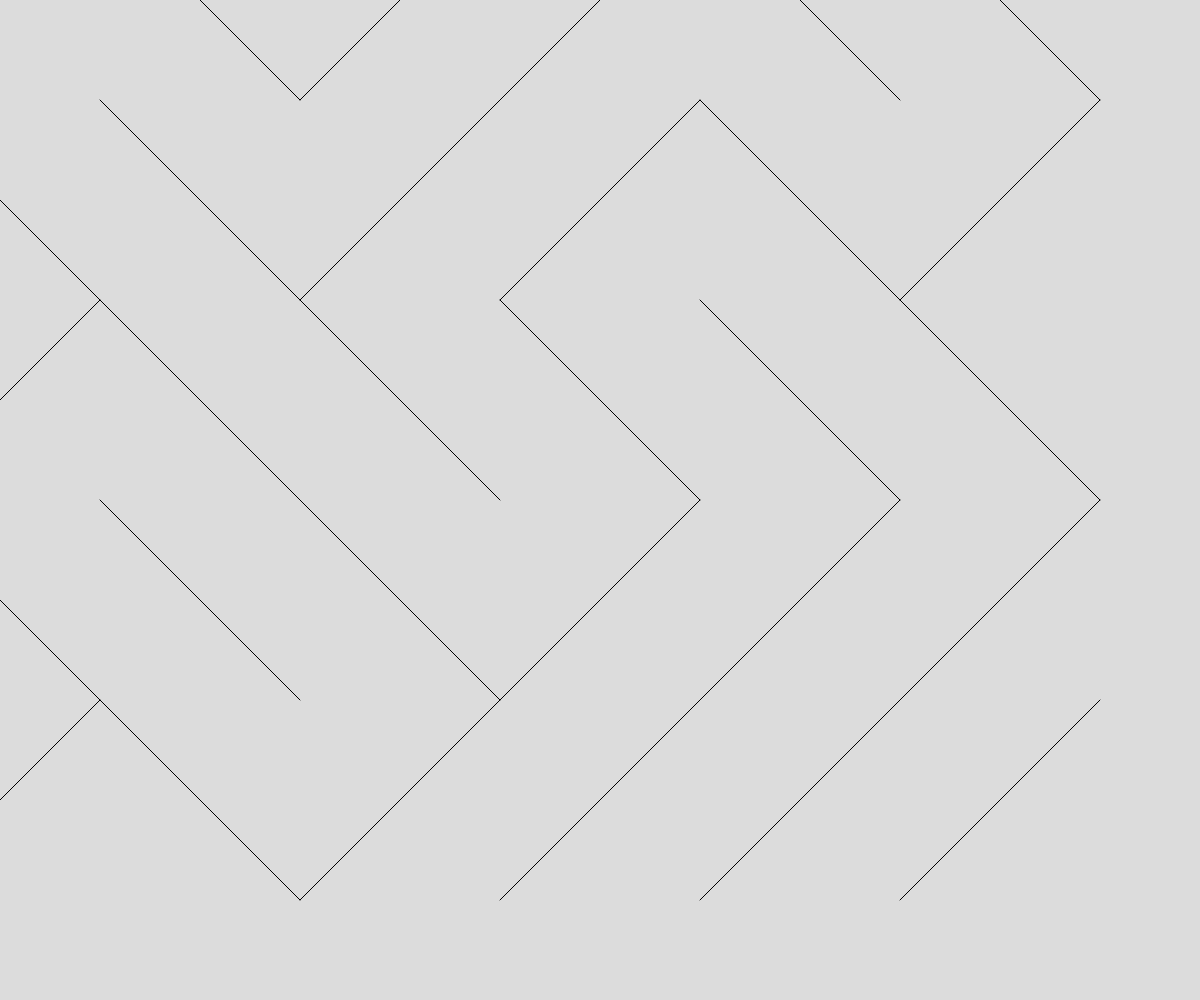
Frame 1 (no input)
Frame 60 (no input): identical to frame 1, image omitted
Frame 120 (the mouse pressed at the canvas centre since frame 60): identical to frame 1, image omitted

The p5.js sketch that drew this single still picture (run headless with seeded random() and noise() and a simulated clock; from frame 60 on, the mouse is pressed at the canvas centre):

// p5.js sketch
// ── sketch.js
// Generative Art Demo
// John Asiamah
// Oct 9, 2025

let tileSize = 200;
let theTiles = [];

function setup() {
  createCanvas(windowWidth, windowHeight);
  for ( let x = 0; x < width; x += tileSize){
    for(let y = 0; y < height; y+= tileSize){
      let someTile = spawnTile(x, y);
      theTiles.push(someTile);
    }
  }
}

function draw() {
  background(220);
  for (let someTile of theTiles){
    line(someTile.x1, someTile.y1, someTile.x2, someTile.y2);
  }
}

function spawnTile(x, y){
  let choice = random(100);
  let tile;
  if (choice > 50){
    //positive slope
    tile = {
      x1: x - tileSize / 2, 
      x2: x + tileSize / 2,
      y1: y + tileSize / 2, 
      y2: y - tileSize / 2 ,
    };
  }
  else {
    //negative slope
    tile = {
      x1: x + tileSize / 2, 
      x2: x - tileSize / 2,
      y1: y + tileSize / 2, 
      y2: y - tileSize / 2 ,
    };
    
  }
  return tile;
}
